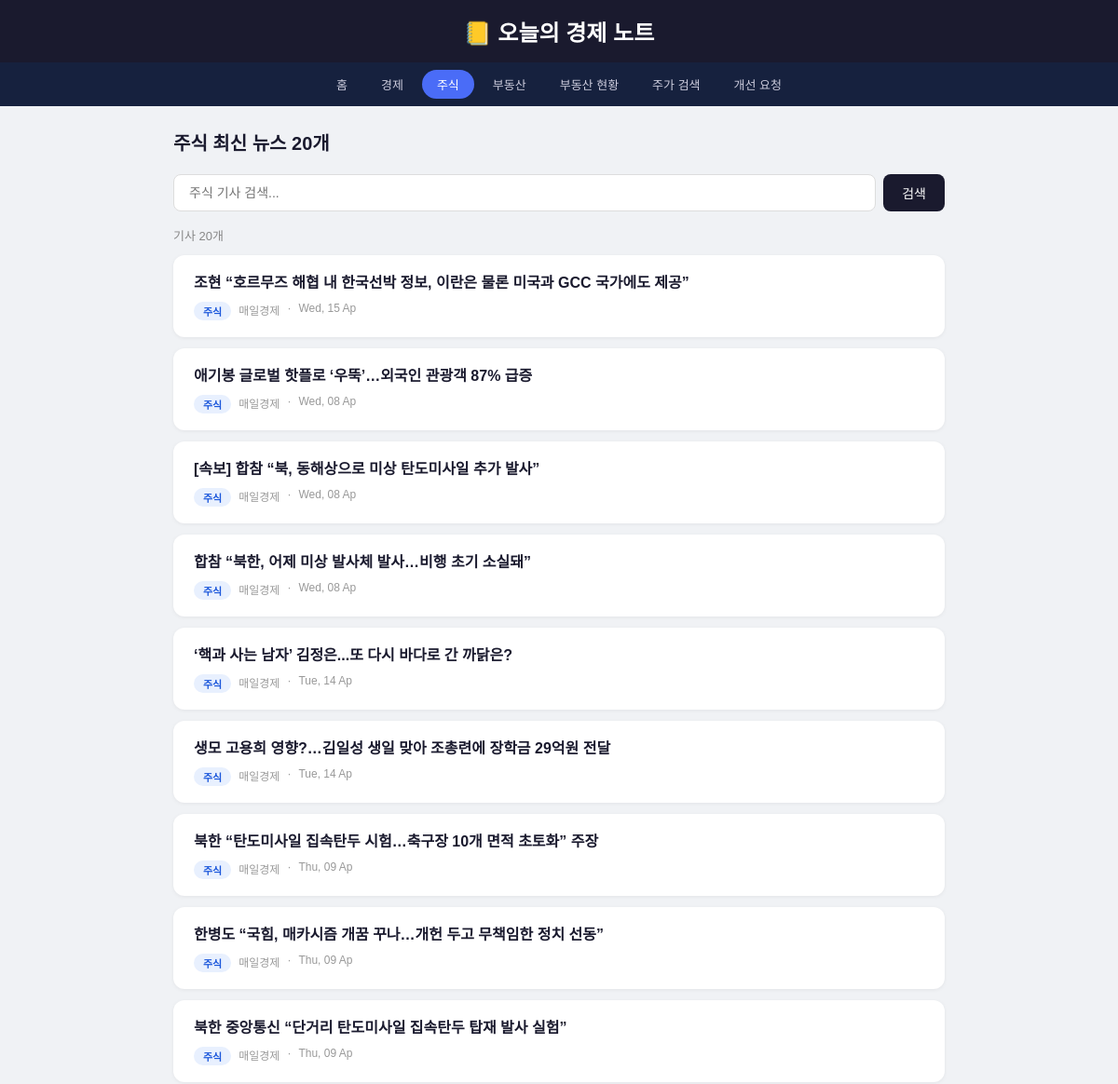
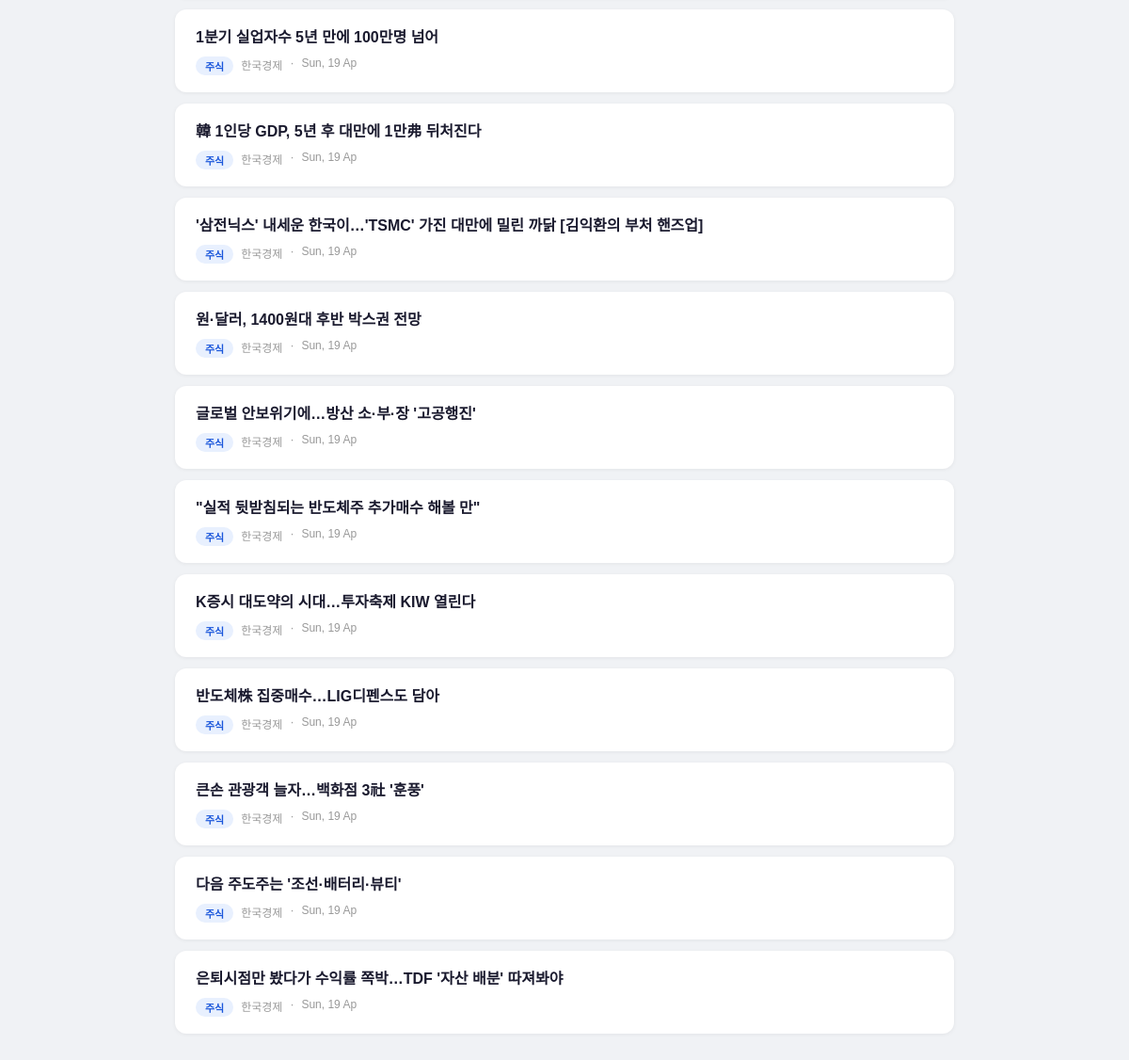
Page /news/주식 on the committed database (2 pictures, top to bottom).
### tables this page shows
CREATE TABLE articles (
            id       INTEGER PRIMARY KEY AUTOINCREMENT,
            title    TEXT NOT NULL,
            link     TEXT,
            source   TEXT,
            category TEXT,
            date     TEXT
        );

### app.py (the view)
@app.route("/news/<category>")
def news_category(category):
    articles = get_articles(category)
    return render_template("news.html", articles=articles, category=category)

### app.py (called while the page is built, shortened)
def get_articles(category=None):
    conn = sqlite3.connect(DB)
    c = conn.cursor()
    if category:
        c.execute("""
            SELECT id, title, link, source, category, date
            FROM articles WHERE category=?
            ORDER BY date DESC LIMIT 20
        """, (category,))
    rows = c.fetchall()
    conn.close()
    return [{"id": r[0], "title": r[1], "link": r[2], "source": r[3], "category": r[4], "date": r[5]} for r in rows]

### templates/news.html (shortened to what this page needs)
<!DOCTYPE html>
<html lang="ko">
<head>
</head>
<body>
<header><h1>📒 오늘의 경제 노트</h1></header>
<nav>
  <a href="/">홈</a>
  <a href="/news/경제" class="{{ 'active' if category == '경제' }}">경제</a>
  <a href="/news/주식" class="{{ 'active' if category == '주식' }}">주식</a>
  <a href="/news/부동산" class="{{ 'active' if category == '부동산' }}">부동산</a>
  <a href="/realestate">부동산 현황</a>
  <a href="/stock">주가 검색</a>
  <a href="/feedback">개선 요청</a>
</nav>
<div class="container">
  <h2>{{ category }} 최신 뉴스 20개</h2>
  <div class="search-bar">
    <input type="text" id="searchInput" placeholder="{{ category }} 기사 검색...">
    <button onclick="applyFilter()">검색</button>
  </div>
  <div class="result-count" id="resultCount"></div>
  <div id="articleList">
    {% for article in articles %}
    <div class="article-card">
      <h3><a href="{{ article['link'] }}" target="_blank" rel="noreferrer">{{ article['title'] }}</a></h3>
      <div class="meta">
        <span class="badge {{ article['category'] }}">{{ article['category'] }}</span>
        <span>{{ article['source'] }}</span>
        <span>·</span>
        <span>{{ article['date'] }}</span>
      </div>
    </div>
    {% endfor %}
  </div>
</div>
</body>
</html>

### templates/news.html (style rules this page uses)
* { box-sizing: border-box; margin: 0; padding: 0; }
body { font-family: 'Apple SD Gothic Neo', sans-serif; background: #f0f2f5; color: #1a1a2e; }
header { background: #1a1a2e; color: white; padding: 16px 0; text-align: center; }
header h1 { font-size: 24px; font-weight: 700; }
nav { background: #16213e; display: flex; justify-content: center; gap: 4px; padding: 8px; flex-wrap: wrap; }
nav a { color: #ccd; text-decoration: none; padding: 6px 16px; border-radius: 20px; font-size: 13px; transition: all 0.2s; }
nav a:hover, nav a.active { background: #4a6cf7; color: white; }
.container { max-width: 860px; margin: 0 auto; padding: 24px 16px 40px; }
h2 { font-size: 20px; margin-bottom: 20px; color: #1a1a2e; }
.search-bar { display: flex; margin-bottom: 16px; gap: 8px; }
.search-bar input { flex: 1; padding: 10px 16px; border-radius: 8px; border: 1.5px solid #ddd; font-size: 14px; font-family: inherit; outline: none; }
.search-bar button { padding: 10px 20px; background: #1a1a2e; color: white; border: none; border-radius: 8px; font-size: 14px; cursor: pointer; }
.result-count { font-size: 13px; color: #888; margin-bottom: 12px; }
.article-card { background: white; border-radius: 12px; padding: 18px 22px; margin-bottom: 12px; box-shadow: 0 1px 4px rgba(0,0,0,0.06); transition: transform 0.15s; }
.article-card h3 { font-size: 16px; margin-bottom: 8px; line-height: 1.5; }
.article-card h3 a { color: #1a1a2e; text-decoration: none; }
.meta { font-size: 12px; color: #999; display: flex; gap: 8px; }
.badge { display: inline-block; padding: 2px 10px; border-radius: 20px; font-size: 11px; font-weight: 600; }
.badge.주식 { background: #e8f0fe; color: #1a56db; }

### rows in the picture
articles: title "조현 “호르무즈 해협 내 한국선박 정보, 이란은 물론 미국과 GCC 국가에도 제공”", category "주식", source "매일경제", date "Wed, 15 Ap"
articles: title "애기봉 글로벌 핫플로 ‘우뚝’…외국인 관광객 87% 급증", category "주식", source "매일경제", date "Wed, 08 Ap"
articles: title "[속보] 합참 “북, 동해상으로 미상 탄도미사일 추가 발사”", category "주식", source "매일경제", date "Wed, 08 Ap"
articles: title "합참 “북한, 어제 미상 발사체 발사…비행 초기 소실돼”", category "주식", source "매일경제", date "Wed, 08 Ap"
articles: title "‘핵과 사는 남자’ 김정은...또 다시 바다로 간 까닭은?", category "주식", source "매일경제", date "Tue, 14 Ap"
articles: title "생모 고용희 영향?…김일성 생일 맞아 조총련에 장학금 29억원 전달", category "주식", source "매일경제", date "Tue, 14 Ap"
articles: title "북한 “탄도미사일 집속탄두 시험…축구장 10개 면적 초토화” 주장", category "주식", source "매일경제", date "Thu, 09 Ap"
articles: title "한병도 “국힘, 매카시즘 개꿈 꾸나…개헌 두고 무책임한 정치 선동”", category "주식", source "매일경제", date "Thu, 09 Ap"
articles: title "북한 중앙통신 “단거리 탄도미사일 집속탄두 탑재 발사 실험”", category "주식", source "매일경제", date "Thu, 09 Ap"
articles: title "1분기 실업자수 5년 만에 100만명 넘어", category "주식", source "한국경제", date "Sun, 19 Ap"
articles: title "韓 1인당 GDP, 5년 후 대만에 1만弗 뒤처진다", category "주식", source "한국경제", date "Sun, 19 Ap"
articles: title "'삼전닉스' 내세운 한국이…'TSMC' 가진 대만에 밀린 까닭 [김익환의 부처 핸즈업]", category "주식", source "한국경제", date "Sun, 19 Ap"
articles: title "원·달러, 1400원대 후반 박스권 전망", category "주식", source "한국경제", date "Sun, 19 Ap"
articles: title "글로벌 안보위기에…방산 소·부·장 '고공행진'", category "주식", source "한국경제", date "Sun, 19 Ap"
articles: title "\"실적 뒷받침되는 반도체주 추가매수 해볼 만\"", category "주식", source "한국경제", date "Sun, 19 Ap"
articles: title "K증시 대도약의 시대…투자축제 KIW 열린다", category "주식", source "한국경제", date "Sun, 19 Ap"
articles: title "반도체株 집중매수…LIG디펜스도 담아", category "주식", source "한국경제", date "Sun, 19 Ap"
articles: title "큰손 관광객 늘자…백화점 3社 '훈풍'", category "주식", source "한국경제", date "Sun, 19 Ap"
articles: title "다음 주도주는 '조선·배터리·뷰티'", category "주식", source "한국경제", date "Sun, 19 Ap"
articles: title "은퇴시점만 봤다가 수익률 쪽박…TDF '자산 배분' 따져봐야", category "주식", source "한국경제", date "Sun, 19 Ap"

### other values in the picture
{{ category }} "주식"
